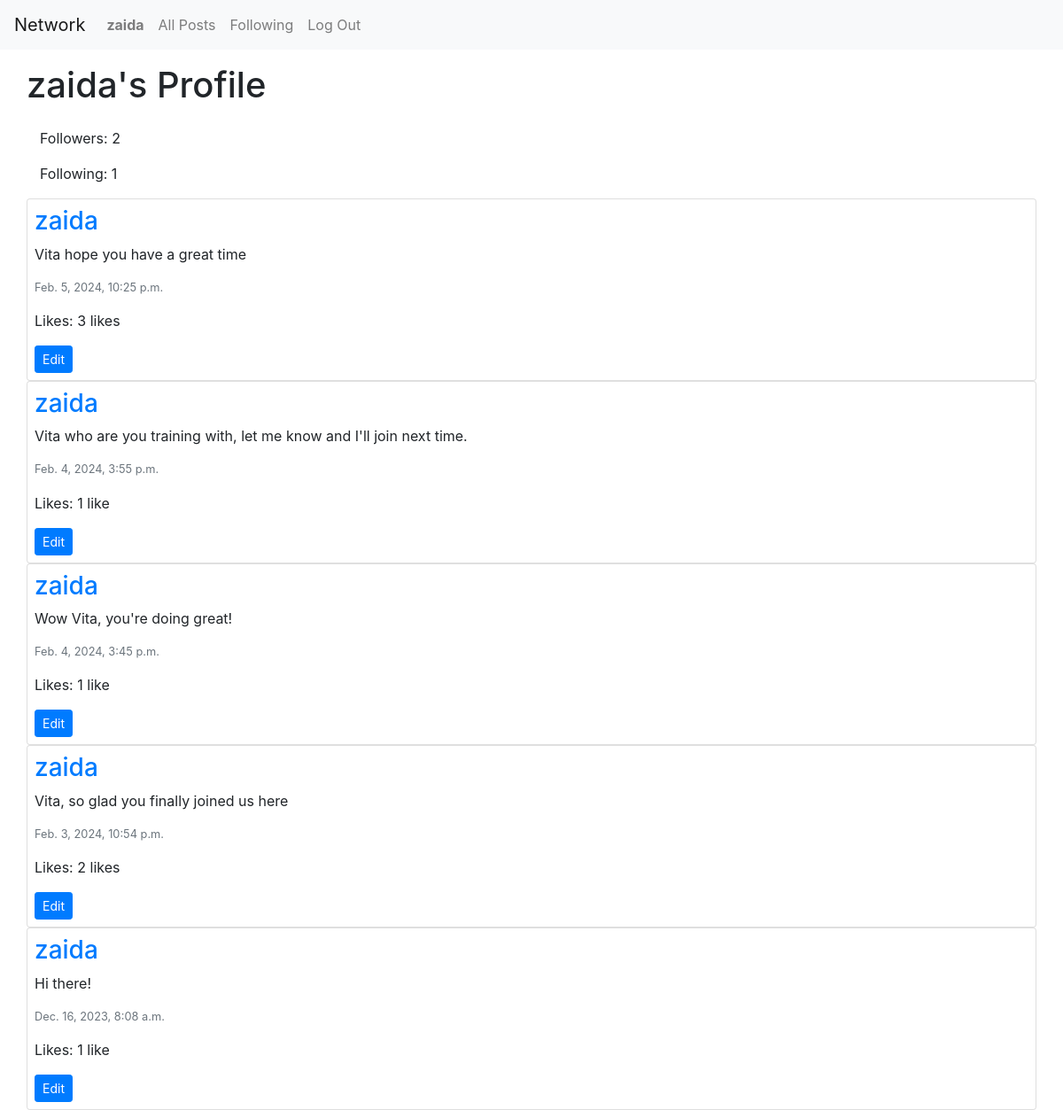
/profile/1 (signed in), run on the app's committed database.
### network/models.py (models this page shows, shortened)
class User(AbstractUser):
    pass

class Post(models.Model):
    author= models.ForeignKey("User", on_delete=models.CASCADE, related_name='posts')
    content = models.CharField(max_length=300)
    timestamp = models.DateTimeField(auto_now_add=True)
    like = models.IntegerField(default=0)

### network/views.py (the view)
# urls.py: path("profile/<int:user_id>", views.profile, name="profile"),
def profile(request, user_id):
    user = get_object_or_404(User, id=user_id)
    current_user = request.user
    posts = Post.objects.filter(author=user).order_by('id').reverse()
    following = Follower.objects.filter(follower=user)
    followers = Follower.objects.filter(followed=user)
    isFollowing = followers.filter(follower=current_user).exists()
    paginator = Paginator(posts, 10)
    page_number = request.GET.get('page')
    page_obj = paginator.get_page(page_number)
    return render(request, "network/profile.html", {
        'posts': posts,
        'page_obj': page_obj,
        'username': user.username,
        'profile_owner': user,
        'followers': followers,
        'following': following,
        'isFollowing': isFollowing,
    })

### network/templates/network/profile.html (shortened to what this page needs)
{% extends "network/layout.html" %} {% load static %} {% block body %}
<div id="title" class="row my-3">
  <h1 class>{{ username }}'s Profile</h1>
</div>
<div>
  <p id="followersCount">Followers: {{ followers.count }}</p>
  <p id="followingCount">Following: {{ following.count }}</p>
</div>
<div id="posts-view">
  <div id="all-posts">
    {% for post in page_obj %}
    <div class="row post card p-2">
      <h3>
        <a href="{% url 'profile' user_id=post.author.id%}">{{post.author}}</a>
      </h3>
      <p id="content_{{ post.id }}">{{ post.content }}</p>
      <p class="text-secondary lh-1 small">{{ post.timestamp }}</p>
      {% if user.is_authenticated %} {% if user == post.author %}
      <p>
        <span class="like_count" id="like_count_{{post.id}}"
          >Likes: {{ post.like }} {% if post.like == 1 %} like {% else %} likes
          {% endif %}
        </span>
      </p>
      <div>
        <button
          class="btn btn-primary btn-sm"
          data-toggle="modal"
          data-target="#modal_edit_{{ post.id }}"
        >
          Edit
        </button>
      </div>
      {% endif %} {% endif %}
    </div>
    {% endfor %}
  </div>
</div>
{% endblock %}

### network/templates/network/layout.html (shortened to what this page needs)
{% load static %}
<!DOCTYPE html>
<html lang="en">
  <head>
    <link
      rel="stylesheet"
      href="https://stackpath.bootstrapcdn.com/bootstrap/4.4.1/css/bootstrap.min.css"
    />
    <link href="{% static 'network/styles.css' %}" rel="stylesheet" />
    <link
      rel="stylesheet"
      href="https://cdnjs.cloudflare.com/ajax/libs/font-awesome/4.7.0/css/font-awesome.min.css"
    />
  </head>
  <body>
    <nav class="navbar navbar-expand-lg navbar-light bg-light">
      <a class="navbar-brand" href="{% url 'index' %}">Network</a>
      <div>
        <ul class="navbar-nav mr-auto">
          {% if user.is_authenticated %}
          <li class="nav-item">
            <a class="nav-link" href="{% url 'profile' user_id=user.id %}"
              ><strong>{{ user.username }}</strong></a
            >
          </li>
          {% endif %}
          <li class="nav-item">
            <a class="nav-link" href="{% url 'index' %}">All Posts</a>
          </li>
          {% if user.is_authenticated %}
          <li class="nav-item">
            <a class="nav-link" href="{% url 'following' %}">Following</a>
          </li>
          <li class="nav-item">
            <a class="nav-link" href="{% url 'logout' %}">Log Out</a>
          </li>
          {% endif %}
        </ul>
      </div>
    </nav>
    <div class="container">
      <div class="body">{% block body %} {% endblock %}</div>
    </div>
  </body>
</html>

### data on the page
User: username "zaida"
Post: author "zaida", content "Vita hope you have a great time", timestamp "Feb. 5, 2024, 10:25 p.m.", like "3", shows "likes"
Post: author "zaida", content "Vita who are you training with, let me know and I'll join next time.", timestamp "Feb. 4, 2024, 3:55 p.m.", like "1"
Post: author "zaida", content "Wow Vita, you're doing great!", timestamp "Feb. 4, 2024, 3:45 p.m.", like "1"
Post: author "zaida", content "Vita, so glad you finally joined us here", timestamp "Feb. 3, 2024, 10:54 p.m.", like "2", shows "likes"
Post: author "zaida", content "Hi there!", timestamp "Dec. 16, 2023, 8:08 a.m.", like "1"

### other printed values
{{ followers.count }} "2"
{{ following.count }} "1"
